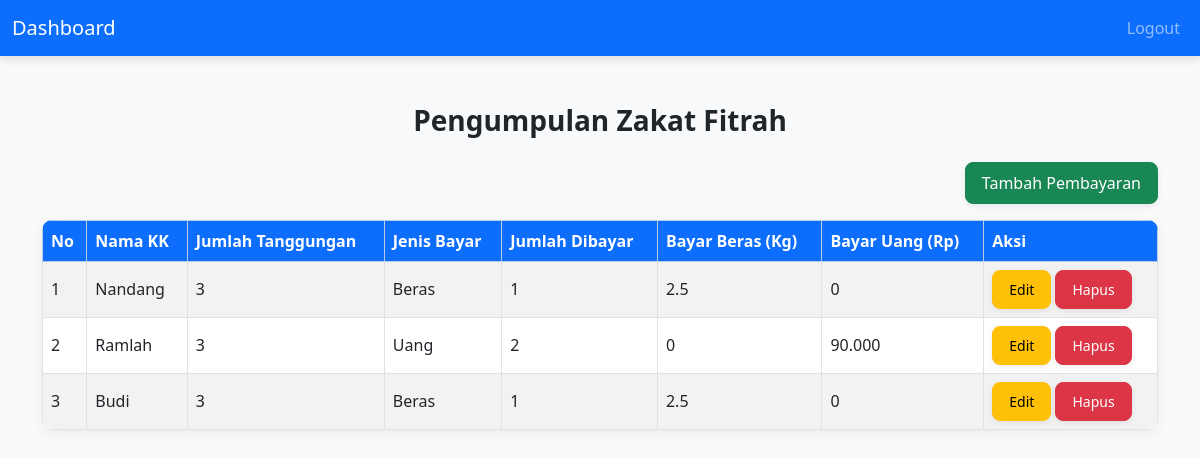
Screenshot of /modules/bayarzakat.php (signed in) with the database file from the repository.
### tables this page shows
CREATE TABLE `bayarzakat` (
  `id_zakat` int(11) NOT NULL,
  `nama_KK` varchar(100) DEFAULT NULL,
  `jumlah_tanggungan` int(11) DEFAULT NULL,
  `jenis_bayar` enum('beras','uang') DEFAULT NULL,
  `jumlah_tanggunganyangdibayar` int(11) DEFAULT NULL,
  `bayar_beras` float DEFAULT NULL,
  `bayar_uang` float DEFAULT NULL
);

### modules/bayarzakat.php (the view, shortened to what this page needs)
<?php
include '../config/db.php';
$bayarzakat = mysqli_query($conn, "SELECT * FROM bayarzakat");
?>
<!DOCTYPE html>
<html lang="en">
<head>
  <link href="https://cdn.jsdelivr.net/npm/bootstrap@5.3.0/dist/css/bootstrap.min.css" rel="stylesheet">
  <link rel="stylesheet" href="../assets/css/bayarzakat.css">
</head>
<body>
<nav class="navbar navbar-expand-lg navbar-dark bg-primary">
  <div class="container-fluid">
    <a class="navbar-brand" href="../pages/dashboard.php">Dashboard</a>
    <div class="collapse navbar-collapse">
      <ul class="navbar-nav ms-auto">
        <li class="nav-item">
          <a class="nav-link" href="../pages/logout.php" onclick="return confirm('Yakin mau logout?')">Logout</a>
        </li>
      </ul>
    </div>
  </div>
</nav>
<div class="container my-5">
  <h3 class="text-center mb-4">Pengumpulan Zakat Fitrah</h3>
  <div class="d-flex justify-content-end mb-3">
    <button class="btn btn-success" data-bs-toggle="modal" data-bs-target="#tambahModal">Tambah Pembayaran</button>
  </div>
  <table class="table table-bordered table-striped">
    <thead class="table-primary">
      <tr>
        <th>No</th>
        <th>Nama KK</th>
        <th>Jumlah Tanggungan</th>
        <th>Jenis Bayar</th>
        <th>Jumlah Dibayar</th>
        <th>Bayar Beras (Kg)</th>
        <th>Bayar Uang (Rp)</th>
        <th>Aksi</th>
      </tr>
    </thead>
    <tbody>
      <?php $no = 1; while ($row = mysqli_fetch_assoc($bayarzakat)) { ?>
      <tr>
        <td><?= $no++ ?></td>
        <td><?= $row['nama_KK'] ?></td>
        <td><?= $row['jumlah_tanggungan'] ?></td>
        <td><?= ucfirst($row['jenis_bayar']) ?></td>
        <td><?= $row['jumlah_tanggunganyangdibayar'] ?></td>
        <td><?= $row['bayar_beras'] ?></td>
        <td><?= number_format($row['bayar_uang'], 0, ',', '.') ?></td>
        <td>
          <button class="btn btn-warning btn-sm" data-bs-toggle="modal" data-bs-target="#editModal<?= $row['id_zakat'] ?>">Edit</button>
          <a href="bayarzakat.php?hapus=<?= $row['id_zakat'] ?>" class="btn btn-danger btn-sm" onclick="return confirm('Yakin mau hapus data ini?')">Hapus</a>
        </td>
      </tr>
<?php } ?>
</tbody>
</table>
</div>
</body>
</html>

### assets/css/bayarzakat.css (style rules this page uses)
body { background: #f8f9fa; font-family: 'Segoe UI', sans-serif; color: #343a40; }
h3, h4 { font-weight: 700; color: #212529; }
.navbar { box-shadow: 0 4px 8px rgba(0,0,0,0.1); }
.btn-success, .btn-warning, .btn-danger, .btn-primary { border-radius: 8px; padding: 8px 16px; font-weight: 500; box-shadow: 0 2px 6px rgba(0,0,0,0.08); }
.table { background-color: white; border-radius: 10px; overflow: hidden; box-shadow: 0 3px 12px rgba(0,0,0,0.06); }
.table th { background-color: #0d6efd; color: white; vertical-align: middle; }
.table td { vertical-align: middle; }
.text-center { margin-bottom: 1rem; }

### rows the page displays
bayarzakat: nama_KK "Nandang", jumlah_tanggungan "3", jenis_bayar "Beras", jumlah_tanggunganyangdibayar "1", bayar_beras "2.5", bayar_uang "0"
bayarzakat: nama_KK "Ramlah", jumlah_tanggungan "3", jenis_bayar "Uang", jumlah_tanggunganyangdibayar "2", bayar_beras "0", bayar_uang "90.000"
bayarzakat: nama_KK "Budi", jumlah_tanggungan "3", jenis_bayar "Beras", jumlah_tanggunganyangdibayar "1", bayar_beras "2.5", bayar_uang "0"
